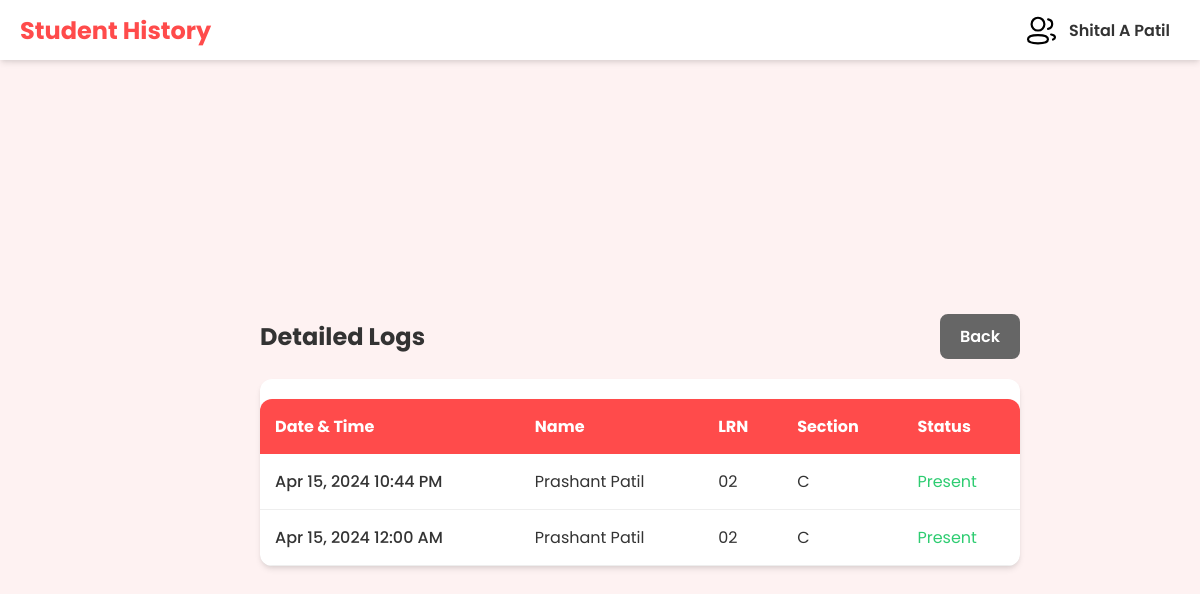
Screenshot of /teacher/details.php?sub=os&roll=02 (signed in) with the database file from the repository.
### tables this page shows
CREATE TABLE `attendance` (
  `id` int(11) NOT NULL,
  `s_id` int(11) NOT NULL,
  `s_name` varchar(50) NOT NULL,
  `subject` varchar(50) NOT NULL,
  `section` varchar(40) NOT NULL,
  `rollno` varchar(40) NOT NULL,
  `date` datetime NOT NULL
);

### teacher/details.php (the view, shortened to what this page needs)
<?php
$con = mysqli_connect("localhost", "root", "", "qr_ats");
$subject = $_GET['sub'];
$rollno = $_GET['roll'];
$query = "SELECT * FROM attendance WHERE subject='$subject' and rollno='$rollno' ORDER BY date DESC";
$result = mysqli_query($con, $query);
?>
<!DOCTYPE html>
<html lang="en">
<head>
  <link rel="stylesheet" href="teacher.css" />
  <link rel="stylesheet" href="../css/style.css" />
</head>
<body>
    <?php $title = 'Student History';
    include "../componets/header.php"; ?>
    <main>
        <div class="container">
            <div style="display: flex; justify-content: space-between; align-items: center; margin-bottom: 20px;">
                <h2 style="color: var(--text-color);">Detailed Logs</h2>
                <a href="show_attendance.php" class="button_submit" style="width: auto; padding: 10px 20px; margin: 0; text-decoration: none; background-color: #666;">Back</a>
            </div>
            <div class="card" style="width: 100%; margin: 0; padding: 0; overflow: hidden;">
                <div style="overflow-x: auto;">
                    <table>
                        <thead>
                            <tr>
                                <th>Date & Time</th>
                                <th>Name</th>
                                <th>LRN</th>
                                <th>Section</th>
                                <th>Status</th>
                            </tr>
                        </thead>
                        <tbody>
                        <?php
                            while($row = mysqli_fetch_assoc($result)){
                                $dateObj = date_create($row["date"]);
                                $formattedDate = date_format($dateObj, "M d, Y h:i A");
                                echo "<tr>
                                    <td style='font-weight: 500;'>".$formattedDate."</td>
                                    <td>".htmlspecialchars($row["s_name"])."</td>
                                    <td>".htmlspecialchars($row["rollno"])."</td>
                                    <td>".htmlspecialchars($row["section"])."</td>
                                    <td><span style='color: var(--success);'>Present</span></td>
                                </tr>";
                            }
                        ?>
                        </tbody>
                    </table>
                </div>
            </div>
        </div>
    </main>
</body>
</html>

### teacher/teacher.css (style rules this page uses)
:root { --primary-color: #ff4b4b; --primary-dark: #d43f3f; --bg-color: #fef2f2; --text-color: #333; --white: #ffffff; --shadow: 0 4px 6px -1px rgba(0, 0, 0, 0.1), 0 2px 4px -1px rgba(0, 0, 0, 0.06); --radius: 12px; --success: #2ecc71; --warning: #f1c40f; --danger: #e74c3c; }
* { margin: 0; padding: 0; box-sizing: border-box; font-family: "Poppins", sans-serif; }
body { background-color: var(--bg-color); color: var(--text-color); min-height: 100vh; display: flex; flex-direction: column; }
main { width: 100%; max-width: 1200px; margin: 0 auto; padding: 20px; display: flex; flex-wrap: wrap; justify-content: center; align-items: flex-start; min-height: 100vh; }
.button_submit { width: 100%; padding: 15px; background-color: var(--primary-color); color: var(--white); border: none; border-radius: 8px; font-size: 1rem; font-weight: 600; cursor: pointer; transition: background-color 0.3s, transform 0.2s; margin-top: 10px; }
.container { width: 100%; max-width: 800px; margin-top: 100px; padding: 20px; }

### css/style.css (style rules this page uses)
:root { --primary-color: #ff4b4b; --primary-dark: #d43f3f; --bg-color: #fef2f2; --text-color: #333; --white: #ffffff; --shadow: 0 4px 6px -1px rgba(0, 0, 0, 0.1), 0 2px 4px -1px rgba(0, 0, 0, 0.06); --radius: 12px; }
* { margin: 0; padding: 0; box-sizing: border-box; font-family: "Poppins", sans-serif; }
body { background-color: var(--bg-color); color: var(--text-color); min-height: 100vh; display: flex; flex-direction: column; }
main { width: 100%; max-width: 1200px; margin: 0 auto; padding: 20px; display: flex; flex-wrap: wrap; justify-content: center; align-items: center; min-height: 100vh; }
.button_submit { width: 100%; padding: 15px; background-color: var(--primary-color); color: var(--white); border: none; border-radius: 8px; font-size: 1rem; font-weight: 600; cursor: pointer; transition: background-color 0.3s, transform 0.2s; margin-top: 10px; }
.container { margin-top: 80px; margin-left: 80px; width: calc(100% - 100px); padding: 20px; }
.card { background: var(--white); padding: 20px; border-radius: var(--radius); box-shadow: var(--shadow); display: inline-block; width: 280px; margin: 15px; vertical-align: top; transition: transform 0.2s; }
table { width: 100%; border-collapse: collapse; background: var(--white); border-radius: var(--radius); overflow: hidden; box-shadow: var(--shadow); margin-top: 20px; }
th { background-color: var(--primary-color); color: var(--white); padding: 15px; text-align: left; }
td { padding: 15px; border-bottom: 1px solid #eee; }

### rows the page displays
attendance: date "Apr 15, 2024 10:44 PM", s_name "Prashant Patil", rollno "02", section "C"
attendance: date "Apr 15, 2024 12:00 AM", s_name "Prashant Patil", rollno "02", section "C"

### other values shown
$title "Student History"
$username "Shital A Patil"
